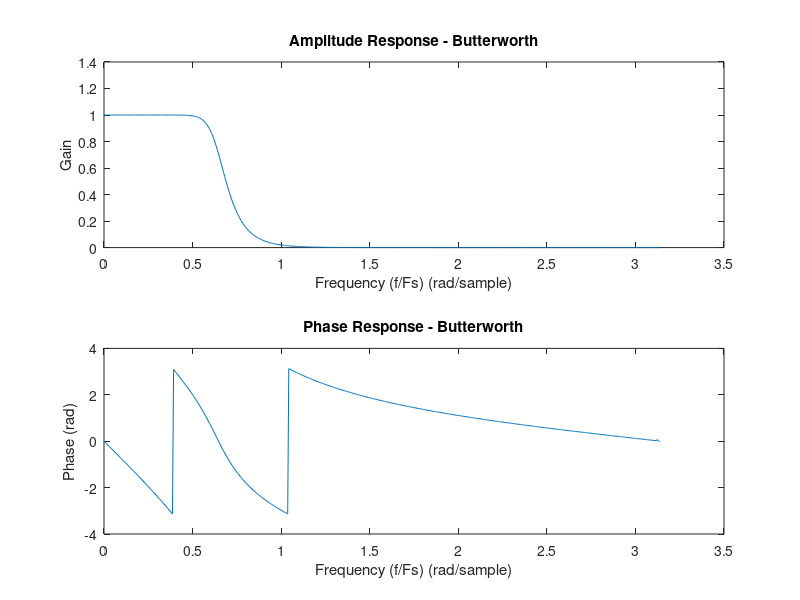
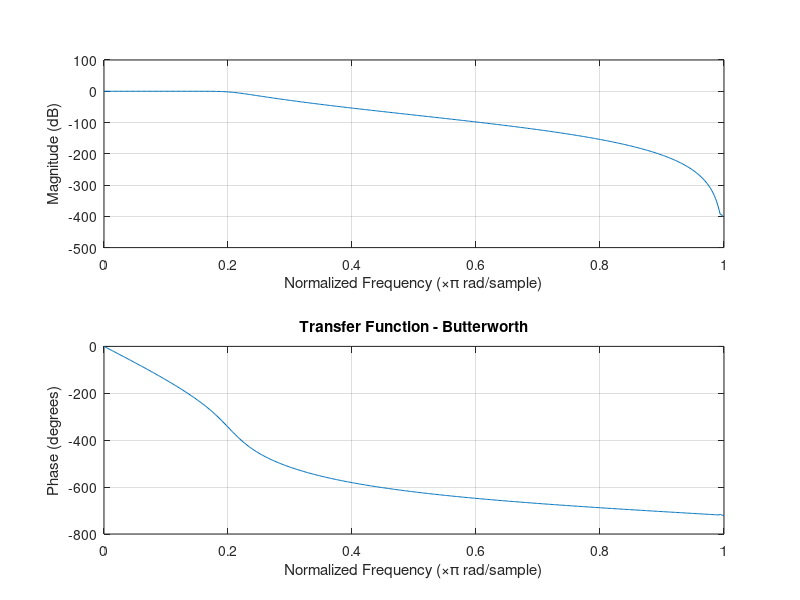
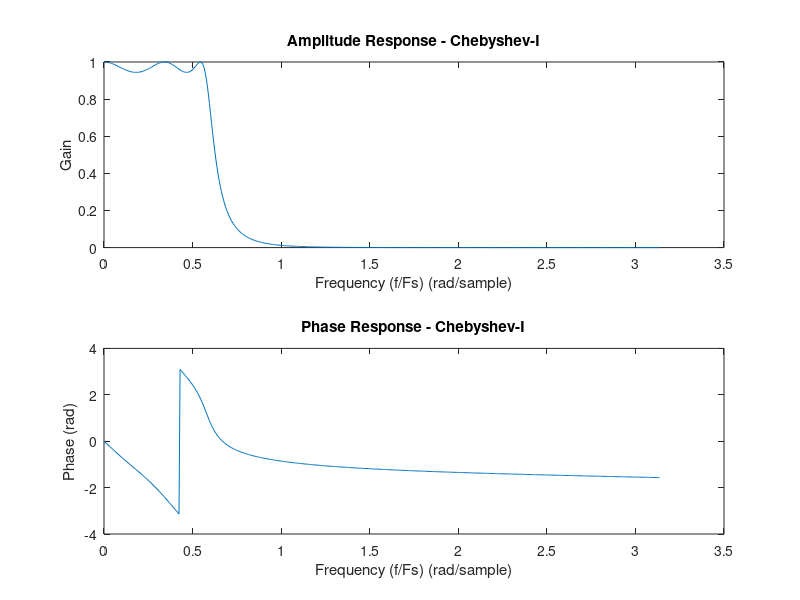
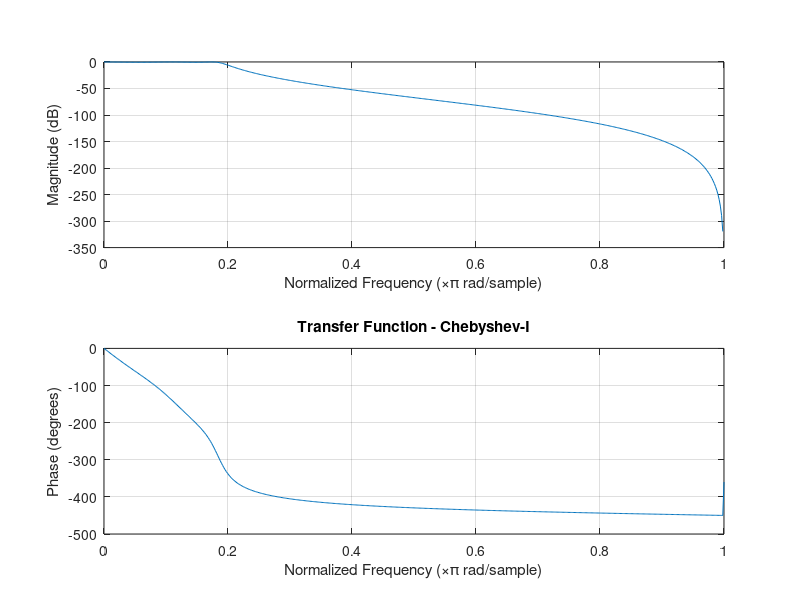

These charts were generated, in order, by the following MATLAB code:
% Variables
Rp = 0.5; % passband ripple
Rs = 40; % minimum stopband attenuation

F_sampling = 44000; % sampling rate

fp = 4000; % passband corner frequency
fs = 8000; % sropband corner frequency
Wp = 2*fp/F_sampling;
Ws = 2*fs/F_sampling;

% Butterworth Filter
[n_butterworth, Wn1] = buttord(Wp, Ws, Rp, Rs);
[b1,a1] = butter(n_butterworth, Wn1);
[H1,w1] = freqz(b1,a1);

figure
subplot(2,1,1);
plot(w1,abs(H1))
ylabel('Gain')
xlabel('Frequency (f/Fs) (rad/sample)')
title('Amplitude Response - Butterworth')

subplot(2,1,2); 
plot(w1,angle(H1))
ylabel('Phase (rad)')
xlabel('Frequency (f/Fs) (rad/sample)')
title('Phase Response - Butterworth')

figure
freqz(b1,a1)
title('Transfer Function - Butterworth')
%%

% Chebyshev-I Filter
[n_chebyshev1, Wn2] = cheb1ord(Wp, Ws, Rp, Rs);
[b2,a2] = cheby1(n_chebyshev1, Rp, Wp);
[H2,w2] = freqz(b2,a2);

figure
subplot(2,1,1);
plot(w2,abs(H2))
ylabel('Gain')
xlabel('Frequency (f/Fs) (rad/sample)')
title('Amplitude Response - Chebyshev-I')

subplot(2,1,2); 
plot(w2,angle(H2))
ylabel('Phase (rad)')
xlabel('Frequency (f/Fs) (rad/sample)')
title('Phase Response - Chebyshev-I')

figure
freqz(b2,a2)
title('Transfer Function - Chebyshev-I')
%%
% Chebyshev-II Filter
[n_chebyshev2, Wn3] = cheb2ord(Wp, Ws, Rp, Rs);
[b3,a3] = cheby2(n_chebyshev2, Rs, Ws);
[H3,w3] = freqz(b3,a3);

figure
subplot(2,1,1);
plot(w3,abs(H3))
ylabel('Gain')
xlabel('Frequency (f/Fs) (rad/sample)')
title('Amplitude Response - Chebyshev-II')

subplot(2,1,2); 
plot(w3,angle(H3))
ylabel('Phase (rad)')
xlabel('Frequency (f/Fs) (rad/sample)')
title('Phase Response - Chebyshev-II')

figure
freqz(b3,a3)
title('Transfer Function - Chebyshev-II')
%%
% Elliptic Filter
[n_elliptic, Wn4] = ellipord(Wp, Ws, Rp, Rs);
[b4,a4] = ellip(n_elliptic, Rp, Rs, Wp);
[H4,w4] = freqz(b4,a4);

figure
subplot(2,1,1);
plot(w4,abs(H4))
ylabel('Gain')
xlabel('Frequency (f/Fs) (rad/sample)')
title('Amplitude Response - Elliptic')

subplot(2,1,2); 
plot(w4,angle(H4))
ylabel('Phase (rad)')
xlabel('Frequency (f/Fs) (rad/sample)')
title('Phase Response - Elliptic')

figure
freqz(b4,a4)
title('Transfer Function - Elliptic')

